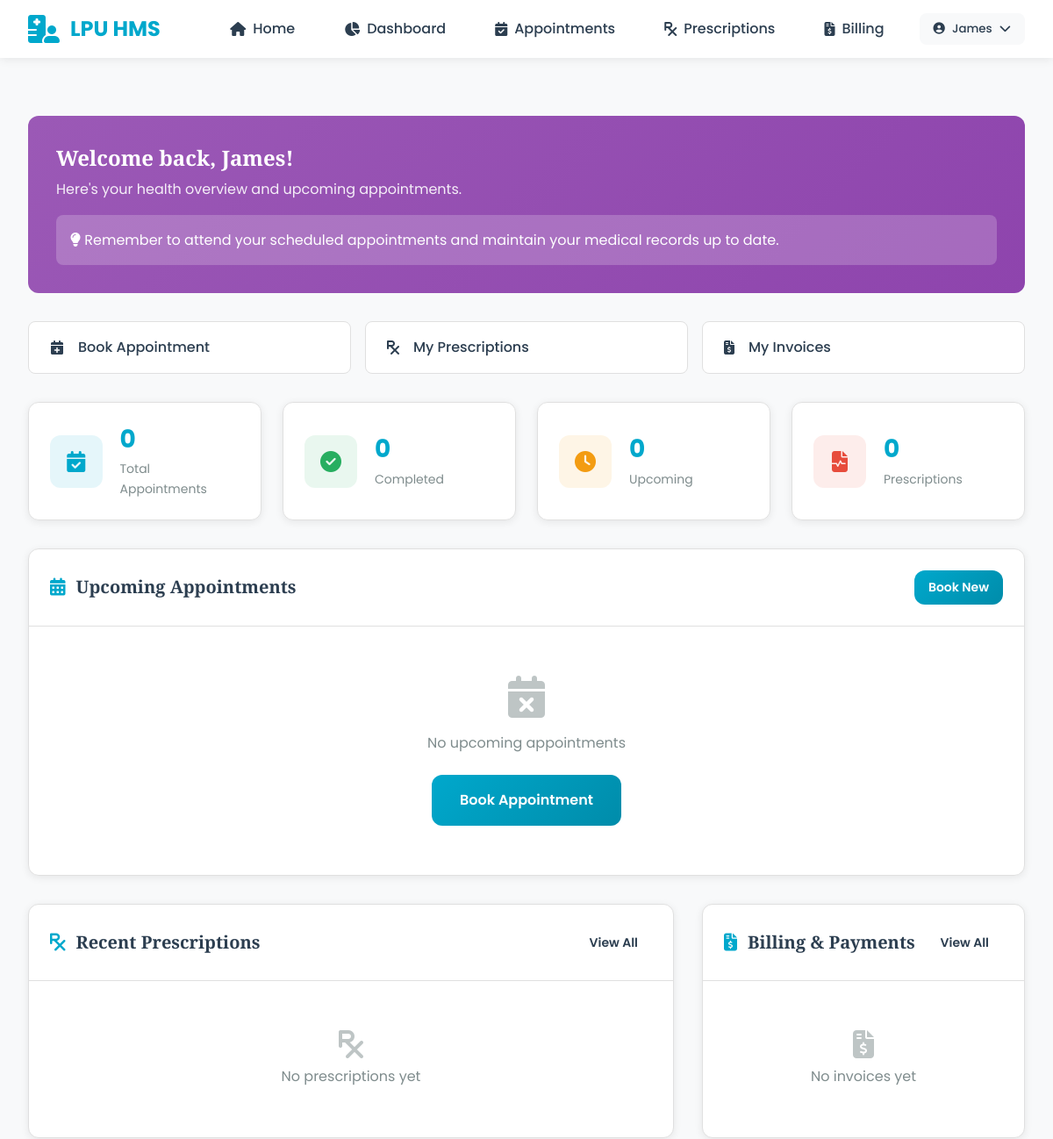
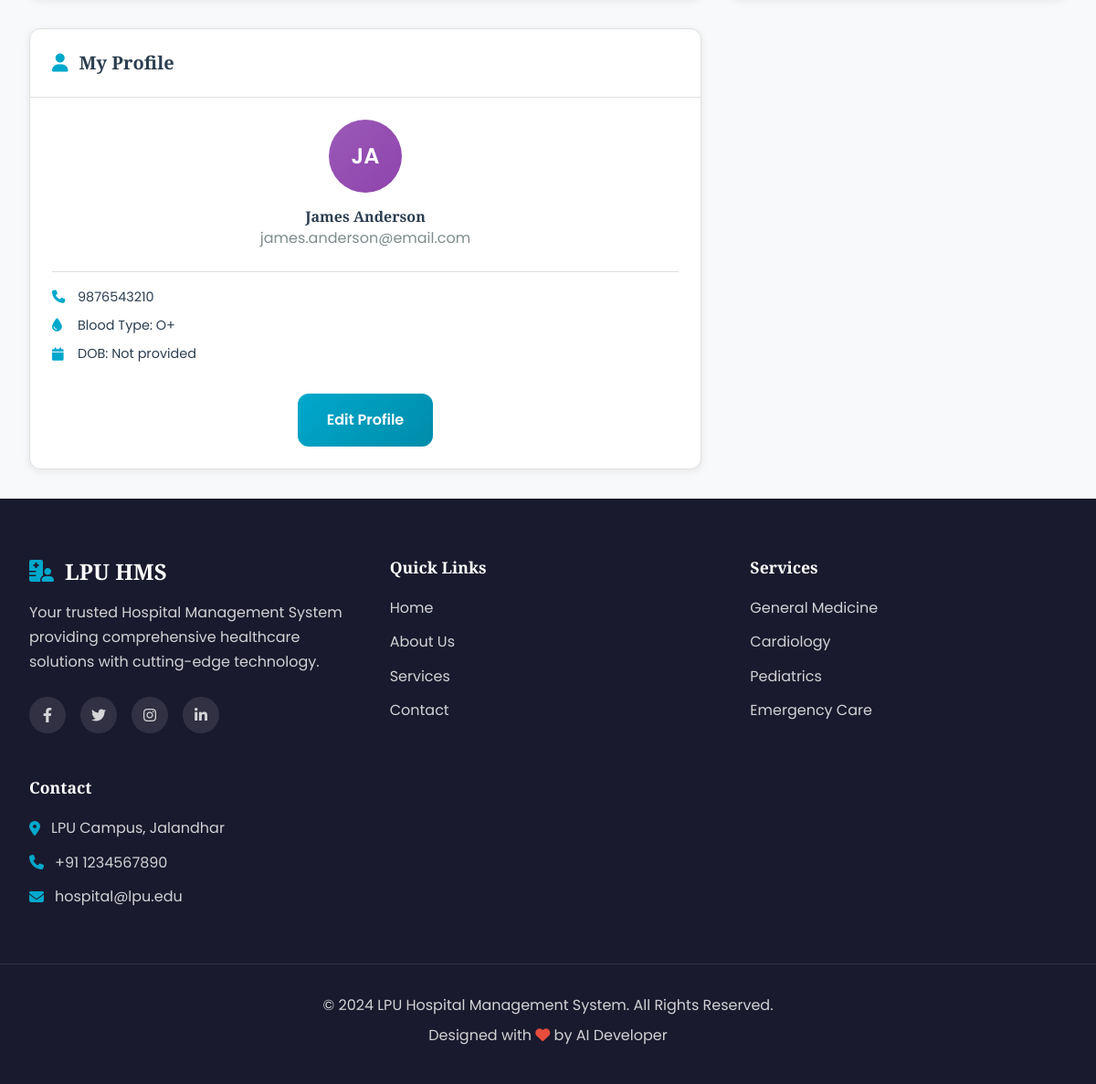
Screenshot of /api/dashboard/ (signed in) with the database file from the repository (2 pictures, top to bottom).
### accounts/models.py (models this page shows, shortened)
class User(AbstractUser):
    class UserRole(models.TextChoices):
        ADMIN = 'admin', _('Admin')
        DOCTOR = 'doctor', _('Doctor')
        PATIENT = 'patient', _('Patient')
    email = models.EmailField(unique=True)
    role = models.CharField(
        max_length=20,
        choices=UserRole.choices,
        default=UserRole.PATIENT
    )
    phone = models.CharField(max_length=20, blank=True)
    address = models.TextField(blank=True)
    profile_picture = models.ImageField(upload_to='profile_pics/', default='default.png', blank=True)
    date_of_birth = models.DateField(null=True, blank=True)
    gender = models.CharField(max_length=10, blank=True)
    blood_type = models.CharField(max_length=5, blank=True)
    created_at = models.DateTimeField(auto_now_add=True)
    updated_at = models.DateTimeField(auto_now=True)
    is_verified = models.BooleanField(default=False)
    USERNAME_FIELD = 'email'
    REQUIRED_FIELDS = ['username']

class Patient(models.Model):
    user = models.OneToOneField(User, on_delete=models.CASCADE, related_name='patient_profile')
    blood_type = models.CharField(max_length=5, blank=True)
    emergency_contact = models.CharField(max_length=20, blank=True)
    emergency_contact_name = models.CharField(max_length=100, blank=True)
    medical_history = models.TextField(blank=True)
    allergies = models.TextField(blank=True)
    insurance_number = models.CharField(max_length=50, blank=True)
    insurance_provider = models.CharField(max_length=100, blank=True)
    created_at = models.DateTimeField(auto_now_add=True)
    updated_at = models.DateTimeField(auto_now=True)

### dashboard/views.py (the view)
# urls.py: path('dashboard/', dashboard_page, name='dashboard'),
def dashboard_page(request):
    if not request.user.is_authenticated:
        from django.shortcuts import redirect
        from django.urls import reverse
        return redirect(reverse('login'))
    user = request.user
    if user.role == 'admin':
        return render(request, 'dashboard/dashboard.html', {'dashboard_type': 'admin'})
    elif user.role == 'doctor':
        return render(request, 'dashboard/doctor_dashboard.html', {'dashboard_type': 'doctor'})
    elif user.role == 'patient':
        return render(request, 'dashboard/patient_dashboard.html', {'dashboard_type': 'patient'})
    else:
        return render(request, 'dashboard/dashboard.html', {'dashboard_type': 'admin'})

### templates/dashboard/patient_dashboard.html (shortened to what this page needs)
{% extends 'base.html' %}
{% load static %}
{% block content %}
<div class="dashboard-page">
    <div class="dashboard-container">
        <div class="welcome-banner" data-aos="fadeInUp">
            <div class="welcome-content">
                <h2>Welcome back, {{ user.first_name }}!</h2>
                <p>Here's your health overview and upcoming appointments.</p>
                <div class="health-tip">
                    <i class="fas fa-lightbulb"></i>
                    <span>Remember to attend your scheduled appointments and maintain your medical records up to date.</span>
                </div>
            </div>
        </div>
        <div class="quick-actions-grid mb-4">
            <a href="{% url 'appointments' %}" class="quick-action-btn">
                <i class="fas fa-calendar-plus"></i>
                <span>Book Appointment</span>
            </a>
            <a href="{% url 'prescriptions' %}" class="quick-action-btn">
                <i class="fas fa-prescription"></i>
                <span>My Prescriptions</span>
            </a>
            <a href="{% url 'invoices' %}" class="quick-action-btn">
                <i class="fas fa-file-invoice-dollar"></i>
                <span>My Invoices</span>
            </a>
        </div>
        <div class="stats-grid">
            <div class="stat-card" data-aos="fadeInUp" data-aos-delay="100">
                <div class="stat-icon primary">
                    <i class="fas fa-calendar-check"></i>
                </div>
                <div class="stat-content">
                    <h3 class="stat-number">{{ my_appointments_count|default:0 }}</h3>
                    <p>Total Appointments</p>
                </div>
            </div>
            <div class="stat-card" data-aos="fadeInUp" data-aos-delay="200">
                <div class="stat-icon success">
                    <i class="fas fa-check-circle"></i>
                </div>
                <div class="stat-content">
                    <h3 class="stat-number">{{ completed_appointments|default:0 }}</h3>
                    <p>Completed</p>
                </div>
            </div>
            <div class="stat-card" data-aos="fadeInUp" data-aos-delay="300">
                <div class="stat-icon warning">
                    <i class="fas fa-clock"></i>
                </div>
                <div class="stat-content">
                    <h3 class="stat-number">{{ upcoming_appointments|default:0 }}</h3>
                    <p>Upcoming</p>
                </div>
            </div>
            <div class="stat-card" data-aos="fadeInUp" data-aos-delay="400">
                <div class="stat-icon accent">
                    <i class="fas fa-file-medical-alt"></i>
                </div>
                <div class="stat-content">
                    <h3 class="stat-number">{{ my_prescriptions_count|default:0 }}</h3>
                    <p>Prescriptions</p>
                </div>
            </div>
        </div>
        <div class="dashboard-grid">
            <div class="dashboard-card" data-aos="fadeInUp" data-aos-delay="500" style="grid-column: span 2;">
                <div class="card-header">
                    <h3 class="card-title">
                        <i class="fas fa-calendar-alt"></i>
                        Upcoming Appointments
                    </h3>
                    <a href="{% url 'appointments' %}" class="btn btn-sm btn-primary">Book New</a>
                </div>
                <div class="card-body">
                    <div class="schedule-list">
                        {% if my_appointments %}
                            {% for appointment in my_appointments %}
                            <div class="schedule-item">
                                <div class="schedule-date">
                                    <span class="day">{{ appointment.appointment_date|date:"d" }}</span>
                                    <span class="month">{{ appointment.appointment_date|date:"M" }}</span>
                                </div>
                                <div class="schedule-info">
                                    <h4>Dr. {{ appointment.doctor.first_name }} {{ appointment.doctor.last_name }}</h4>
                                    <p>{{ appointment.doctor.doctor_profile.specialization|default:"General Medicine" }}</p>
                                    <p class="text-muted"><i class="fas fa-clock"></i> {{ appointment.appointment_time }}</p>
                                </div>
                                <span class="badge {{ appointment.status }}">{{ appointment.status }}</span>
                            </div>
                            {% endfor %}
                        {% else %}
                            <div class="empty-state">
                                <i class="fas fa-calendar-times"></i>
                                <p>No upcoming appointments</p>
                                <a href="{% url 'appointments' %}" class="btn btn-primary mt-3">Book Appointment</a>
                            </div>
                        {% endif %}
                    </div>
                </div>
            </div>
        </div>
        <div class="dashboard-grid mt-4">
            <div class="dashboard-card" data-aos="fadeInUp" data-aos-delay="600">
                <div class="card-header">
                    <h3 class="card-title">
                        <i class="fas fa-prescription"></i>
                        Recent Prescriptions
                    </h3>
                    <a href="{% url 'prescriptions' %}" class="btn btn-sm btn-secondary">View All</a>
                </div>
                <div class="card-body">
                    {% if my_prescriptions %}
                        <div class="prescription-list">
                            {% for prescription in my_prescriptions|slice:":3" %}
                            <div class="prescription-item">
                                <div class="prescription-date">{{ prescription.created_at|date:"M d, Y" }}</div>
                                <div class="prescription-info">
                                    <h5>Dr. {{ prescription.appointment.doctor.first_name }} {{ prescription.appointment.doctor.last_name }}</h5>
                                    <p>{{ prescription.diagnosis|default:"Medical consultation" }}</p>
                                </div>
                                <button class="btn btn-sm btn-view" title="View">
                                    <i class="fas fa-eye"></i>
                                </button>
                            </div>
                            {% endfor %}
                        </div>
                    {% else %}
                        <div class="empty-state-small">
                            <i class="fas fa-prescription"></i>
                            <p>No prescriptions yet</p>
                        </div>
                    {% endif %}
                </div>
            </div>
            <div class="dashboard-card" data-aos="fadeInUp" data-aos-delay="700">
                <div class="card-header">
                    <h3 class="card-title">
                        <i class="fas fa-file-invoice-dollar"></i>
                        Billing & Payments
                    </h3>
                    <a href="{% url 'invoices' %}" class="btn btn-sm btn-secondary">View All</a>
                </div>
                <div class="card-body">
                    {% if my_invoices %}
                        <div class="invoice-list">
                            {% for invoice in my_invoices|slice:":3" %}
                            <div class="invoice-item">
                                <div class="invoice-info">
                                    <h5>#INV-{{ invoice.id|stringformat:"04d" }}</h5>
                                    <p>{{ invoice.created_at|date:"M d, Y" }}</p>
                                </div>
                                <div class="invoice-amount">
                                    <strong>₹{{ invoice.total_amount }}</strong>
                                    <span class="badge {{ invoice.status }}">{{ invoice.status }}</span>
                                </div>
                            </div>
                            {% endfor %}
                        </div>
                    {% else %}
                        <div class="empty-state-small">
                            <i class="fas fa-file-invoice-dollar"></i>
                            <p>No invoices yet</p>
                        </div>
                    {% endif %}
                </div>
            </div>
        </div>
        <div class="dashboard-grid mt-4">
            <div class="dashboard-card" data-aos="fadeInUp" data-aos-delay="800">
                <div class="card-header">
                    <h3 class="card-title">
                        <i class="fas fa-user"></i>
                        My Profile
                    </h3>
                </div>
                <div class="card-body">
                    <div class="profile-info">
                        <div class="profile-avatar">
                            {{ user.first_name.0 }}{{ user.last_name.0 }}
                        </div>
                        <h4>{{ user.first_name }} {{ user.last_name }}</h4>
                        <p class="text-muted">{{ user.email }}</p>
                        {% if user.patient_profile %}
                        <div class="profile-details mt-3">
                            <p><i class="fas fa-phone"></i> {{ user.phone|default:"Not provided" }}</p>
                            <p><i class="fas fa-tint"></i> Blood Type: {{ user.patient_profile.blood_type|default:"Unknown" }}</p>
                            <p><i class="fas fa-calendar"></i> DOB: {{ user.date_of_birth|default:"Not provided" }}</p>
                        </div>
                        {% endif %}
                        <a href="#" class="btn btn-primary mt-3">Edit Profile</a>
                    </div>
                </div>
            </div>
        </div>
    </div>
</div>
{% endblock %}

### templates/base.html (shortened to what this page needs)
<!DOCTYPE html>
<html lang="en">
<head>
    <link rel="stylesheet" href="https://cdnjs.cloudflare.com/ajax/libs/font-awesome/6.4.0/css/all.min.css">
    <link href="https://unpkg.com/aos@2.3.1/dist/aos.css" rel="stylesheet">
    {% load static %}
    <link rel="stylesheet" href="{% static 'css/style.css' %}">
</head>
<body>
    <nav class="navbar" id="navbar">
        <div class="nav-container">
            <a href="{% url 'home' %}" class="nav-logo">
                <i class="fas fa-hospital-user"></i>
                <span>LPU HMS</span>
            </a>
            <div class="nav-menu" id="navMenu">
                <a href="{% url 'home' %}" class="nav-link">
                    <i class="fas fa-home"></i> Home
                </a>
                {% if user.is_authenticated %}
                    <a href="{% url 'dashboard' %}" class="nav-link">
                        <i class="fas fa-chart-pie"></i> Dashboard
                    </a>
                    <a href="{% url 'appointments' %}" class="nav-link">
                        <i class="fas fa-calendar-check"></i> Appointments
                    </a>
                    <a href="{% url 'prescriptions' %}" class="nav-link">
                        <i class="fas fa-prescription"></i> Prescriptions
                    </a>
                    <a href="{% url 'invoices' %}" class="nav-link">
                        <i class="fas fa-file-invoice-dollar"></i> Billing
                    </a>
                    <div class="nav-user">
                        <button class="user-dropdown-btn">
                            <i class="fas fa-user-circle"></i>
                            <span>{{ user.first_name|default:user.username }}</span>
                            <i class="fas fa-chevron-down"></i>
                        </button>
                    </div>
                {% endif %}
            </div>
        </div>
    </nav>
    <main>
        {% block content %}{% endblock %}
    </main>
    <footer class="footer">
        <div class="footer-container">
            <div class="footer-section">
                <h3><i class="fas fa-hospital-user"></i> LPU HMS</h3>
                <p>Your trusted Hospital Management System providing comprehensive healthcare solutions with cutting-edge technology.</p>
                <div class="social-links">
                    <a href="#"><i class="fab fa-facebook-f"></i></a>
                    <a href="#"><i class="fab fa-twitter"></i></a>
                    <a href="#"><i class="fab fa-instagram"></i></a>
                    <a href="#"><i class="fab fa-linkedin-in"></i></a>
                </div>
            </div>
            <div class="footer-section">
                <h4>Quick Links</h4>
                <ul>
                    <li><a href="{% url 'home' %}">Home</a></li>
                    <li><a href="#">About Us</a></li>
                    <li><a href="#">Services</a></li>
                    <li><a href="#">Contact</a></li>
                </ul>
            </div>
            <div class="footer-section">
                <h4>Services</h4>
                <ul>
                    <li><a href="#">General Medicine</a></li>
                    <li><a href="#">Cardiology</a></li>
                    <li><a href="#">Pediatrics</a></li>
                    <li><a href="#">Emergency Care</a></li>
                </ul>
            </div>
            <div class="footer-section">
                <h4>Contact</h4>
                <ul class="contact-info">
                    <li><i class="fas fa-map-marker-alt"></i> LPU Campus, Jalandhar</li>
                    <li><i class="fas fa-phone"></i> +91 1234567890</li>
                    <li><i class="fas fa-envelope"></i> hospital@lpu.edu</li>
                </ul>
            </div>
        </div>
        <div class="footer-bottom">
            <p>&copy; 2024 LPU Hospital Management System. All Rights Reserved.</p>
            <p>Designed with <i class="fas fa-heart"></i> by AI Developer</p>
        </div>
    </footer>
    {% load static %}
</body>
</html>

### rows the page displays
User: first_name "James", first_name.0 "J", last_name.0 "A", last_name "Anderson", email "james.anderson@email.com", phone "9876543210", patient_profile.blood_type "O+", date_of_birth "Not provided"

### other values shown
{{ my_appointments_count|default:0 }} "0"
{{ completed_appointments|default:0 }} "0"
{{ upcoming_appointments|default:0 }} "0"
{{ my_prescriptions_count|default:0 }} "0"
